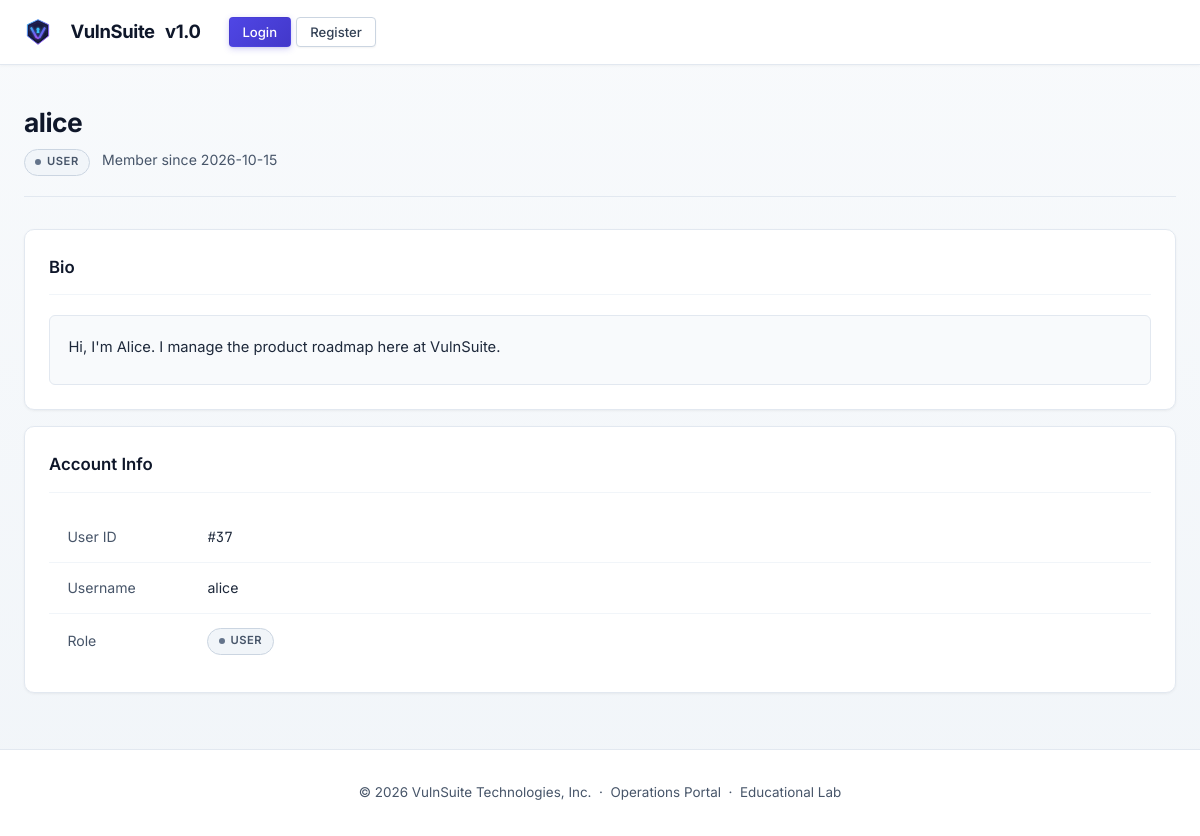
The app's page /profile/alice, older data.
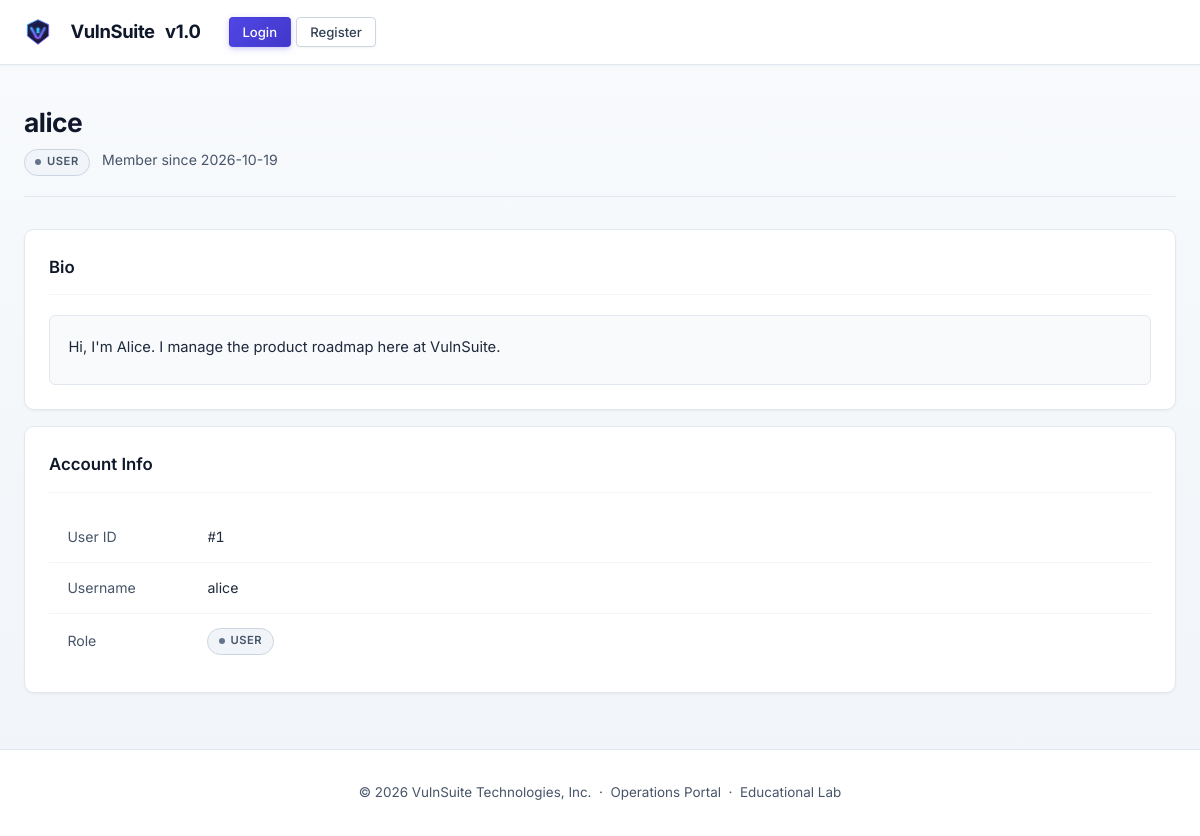
The same page, newer data.
### tables this page shows
CREATE TABLE users (
        id          INTEGER PRIMARY KEY AUTOINCREMENT,
        username    TEXT UNIQUE NOT NULL,
        email       TEXT UNIQUE NOT NULL,
        password    TEXT NOT NULL,
        role        TEXT NOT NULL DEFAULT 'user',
        bio         TEXT DEFAULT '',
        website     TEXT DEFAULT '',
        created_at  TEXT DEFAULT (datetime('now'))
    );

### routes/profile_routes.py (the view)
@profile_bp.route("/profile/<username>")
def view_profile(username):
    db   = get_db()
    user = db.execute(
        "SELECT id, username, bio, website, role, created_at FROM users WHERE username=?",
        (username,)
    ).fetchone()
    if not user:
        abort(404)
    if current_app.config["VULN_XSS"]:
        bio_content     = user["bio"] or ""
        website_content = user["website"] or ""
    else:
        bio_content     = html.escape(user["bio"] or "")
        website_content = html.escape(user["website"] or "")
    return render_template("profile/view_profile.html",
                           profile_user=user,
                           bio_content=bio_content,
                           website_content=website_content,
                           vuln_xss=current_app.config["VULN_XSS"])

### auth.py (called while the page is built)
def current_user():
    return {
        "id":       session.get("user_id"),
        "username": session.get("username"),
        "role":     session.get("role"),
    } if "user_id" in session else None

### db.py (called while the page is built)
def get_db():
    if "db" not in g:
        db_path = current_app.config["DATABASE"]
        g.db = sqlite3.connect(db_path, detect_types=sqlite3.PARSE_DECLTYPES,
                               timeout=10)
        g.db.row_factory = sqlite3.Row
        g.db.execute("PRAGMA busy_timeout = 8000")
    return g.db

### templates/profile/view_profile.html (shortened to what this page needs)
{% extends "base.html" %}
{% block content %}
<div class="page-header">
  <div>
    <h1 class="page-title">{{ profile_user['username'] }}</h1>
    <p class="page-sub">
      <span class="role-badge role-{{ profile_user['role'] | replace('-','_') }}">
        {{ profile_user['role'] }}
      </span>
      &nbsp; Member since {{ profile_user['created_at'][:10] if profile_user['created_at'] else '—' }}
    </p>
  </div>
</div>
<div class="card">
  <div class="card-header"><span class="card-title">Bio</span></div>
  <div class="bio-box">
    {% if vuln_xss %}
    {{ bio_content | safe }}
    {% else %}
    {{ bio_content }}
    {% endif %}
  </div>
</div>
<div class="card mt-2">
  <div class="card-header"><span class="card-title">Account Info</span></div>
  <table>
    <tbody>
      <tr><td style="width:140px;color:var(--text-muted);">User ID</td>
          <td class="mono">#{{ profile_user['id'] }}</td></tr>
      <tr><td style="color:var(--text-muted);">Username</td>
          <td>{{ profile_user['username'] }}</td></tr>
      <tr><td style="color:var(--text-muted);">Role</td>
          <td><span class="role-badge role-{{ profile_user['role'] | replace('-','_') }}">{{ profile_user['role'] }}</span></td></tr>
    </tbody>
  </table>
</div>
{% endblock %}

### templates/base.html (shortened to what this page needs)
<!DOCTYPE html>
<html lang="en">
<head>
  <link rel="stylesheet" href="{{ url_for('static', filename='css/main.css') }}" />
</head>
<body>
  <nav class="navbar">
    <div class="nav-inner">
      <a href="{{ url_for('index') }}" class="nav-brand">
        <img src="{{ url_for('static', filename='img/logo.svg') }}" alt="VulnSuite Logo" class="brand-logo" width="28" height="28" style="vertical-align: middle; margin-right: 8px;" />
        <span class="brand-name">VulnSuite</span>
        <span class="brand-pill">v1.0</span>
      </a>
      {% if current_user %}
      <div class="nav-links">
        <a href="{{ url_for('profile.dashboard') }}"   class="nav-link">Dashboard</a>
        <a href="{{ url_for('invoice.my_invoices') }}" class="nav-link">Invoices</a>
        <a href="{{ url_for('document.view_document') }}" class="nav-link">Documents</a>
        <a href="{{ url_for('page.render_page') }}"    class="nav-link">Pages</a>
        <a href="{{ url_for('extra.search_invoices') }}" class="nav-link">Search</a>
        {% if current_user.role in ('support-admin', 'super-admin') %}
        <a href="{{ url_for('admin.dashboard') }}"     class="nav-link nav-admin">Admin ▾</a>
        {% endif %}
        {% if current_user.role == 'super-admin' %}
        <a href="{{ url_for('extra.restore_backup') }}" class="nav-link">Restore Backup</a>
        {% endif %}
      </div>
      <div class="nav-user">
        <span class="user-avatar" style="width:28px;height:28px;border-radius:50%;background:#e0e7ff;color:#4338ca;display:inline-flex;align-items:center;justify-content:center;font-weight:700;font-size:0.75rem;">{{ current_user.username[:1].upper() }}</span>
        <span class="nav-username">{{ current_user.username }}</span>
        <span class="role-badge role-{{ current_user.role | replace('-','_') }}">{{ current_user.role }}</span>
        <a href="{{ url_for('auth.logout') }}" class="btn btn-sm btn-ghost">Logout</a>
      </div>
      {% else %}
      <div class="nav-links">
        <a href="{{ url_for('auth.login') }}"    class="btn btn-sm btn-primary">Login</a>
        <a href="{{ url_for('auth.register') }}" class="btn btn-sm btn-ghost">Register</a>
      </div>
      {% endif %}
    </div>
  </nav>
  <main class="main-content">
    {% block content %}{% endblock %}
  </main>
  <footer class="site-footer">
    <p>© 2026 VulnSuite Technologies, Inc. &nbsp;·&nbsp; Operations Portal &nbsp;·&nbsp; <span class="footer-badge">Educational Lab</span></p>
  </footer>
</body>
</html>

Row changes from the older to the newer data that the page shows:
removed users: username "alice", role "USER", created_at "2026-10-15", bio "Hi, I'm Alice. I manage the product roadmap here at VulnSuite.", id "37"
added users: username "alice", role "USER", created_at "2026-10-19", bio "Hi, I'm Alice. I manage the product roadmap here at VulnSuite.", id "1"
